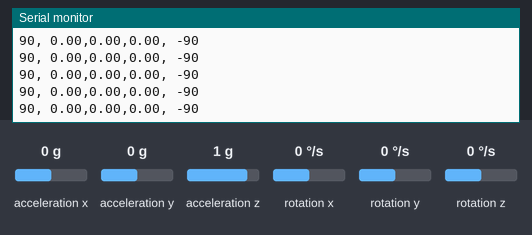
Bench run of a sketch on a simulated ESP8266 (NodeMCU). Shown: the last lines printed to the serial monitor. Wiring (inferred from the names in the program): MPU-6050 motion sensor at I2C address 0x68. Inputs (shaded band) come from the test bench; at power-on: acceleration z 1 g, rotation z 0 °/s, acceleration x 0 g, acceleration y 0 g, rotation x 0 °/s, rotation y 0 °/s.

Above: at 1.2 s.
1.3 s: acceleration z set to 0 g
At 1.8 s:
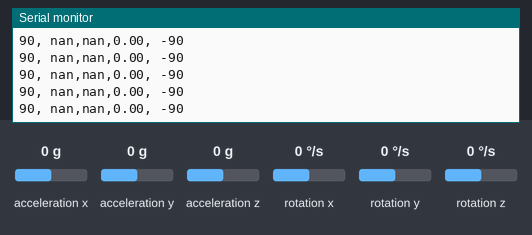
3.2 s: rotation z set to -192 °/s
At 4.2 s:
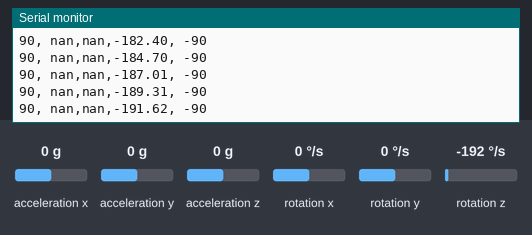
4.7 s: rotation z set to -100 °/s
At 5.5 s:
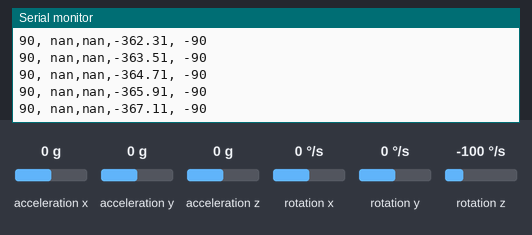
Timing chart, 0 to 7.7 s (numbered marks = the images above; inputs shaded):
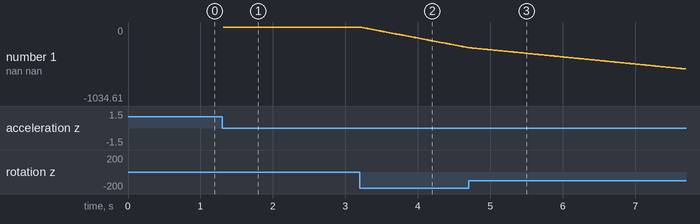

Measured:
- after the input at 1.3 s, the serial monitor: prints a new line at once (image 1)
- after the input at 3.2 s, the serial monitor: prints a new line at once (image 2)
- plotted number 1: 0 → -287.81 after the input at 3.2 s

The sketch:

MPU6050_ESP8266_INCLINACION.ino
```cpp
#include <Wire.h>

//Direccion I2C de la IMU
#define MPU 0x68

//Ratios de conversion
#define A_R 16384.0 // 32768/2
#define G_R 131.0 // 32768/250

//Conversion de radianes a grados 180/PI
#define RAD_A_DEG = 57.295779

//MPU-6050 da los valores en enteros de 16 bits
//Valores RAW
int16_t AcX, AcY, AcZ, GyX, GyY, GyZ;

//Angulos
float Acc[2];
float Gy[3];
float Angle[3];

String valores;

long tiempo_prev;
float dt;

void setup()
{
Wire.begin(4,5); // D2(GPIO4)=SDA / D1(GPIO5)=SCL
Wire.beginTransmission(MPU);
Wire.write(0x6B);
Wire.write(0);
Wire.endTransmission(true);
Serial.begin(115200);
}

void loop()
{
   //Leer los valores del Acelerometro de la IMU
   Wire.beginTransmission(MPU);
   Wire.write(0x3B); //Pedir el registro 0x3B - corresponde al AcX
   Wire.endTransmission(false);
   Wire.requestFrom(MPU,6,true);   //A partir del 0x3B, se piden 6 registros
   AcX=Wire.read()<<8|Wire.read(); //Cada valor ocupa 2 registros
   AcY=Wire.read()<<8|Wire.read();
   AcZ=Wire.read()<<8|Wire.read();

   //A partir de los valores del acelerometro, se calculan los angulos Y, X
   //respectivamente, con la formula de la tangente.
   Acc[1] = atan(-1*(AcX/A_R)/sqrt(pow((AcY/A_R),2) + pow((AcZ/A_R),2)))*RAD_TO_DEG;
   Acc[0] = atan((AcY/A_R)/sqrt(pow((AcX/A_R),2) + pow((AcZ/A_R),2)))*RAD_TO_DEG;

   //Leer los valores del Giroscopio
   Wire.beginTransmission(MPU);
   Wire.write(0x43);
   Wire.endTransmission(false);
   Wire.requestFrom(MPU,6,true);   //A partir del 0x43, se piden 6 registros
   GyX=Wire.read()<<8|Wire.read(); //Cada valor ocupa 2 registros
   GyY=Wire.read()<<8|Wire.read();
   GyZ=Wire.read()<<8|Wire.read();

   //Calculo del angulo del Giroscopio
   Gy[0] = GyX/G_R;
   Gy[1] = GyY/G_R;
   Gy[2] = GyZ/G_R;

   dt = (millis() - tiempo_prev) / 1000.0;
   tiempo_prev = millis();

   //Aplicar el Filtro Complementario
   Angle[0] = 0.98 *(Angle[0]+Gy[0]*dt) + 0.02*Acc[0];
   Angle[1] = 0.98 *(Angle[1]+Gy[1]*dt) + 0.02*Acc[1];

   //Integración respecto del tiempo paras calcular el YAW
   Angle[2] = Angle[2]+Gy[2]*dt;

   //Mostrar los valores por consola
   valores = "90, " +String(Angle[0]) + "," + String(Angle[1]) + "," + String(Angle[2]) + ", -90";
   Serial.println(valores);

   delay(10);
}
```
